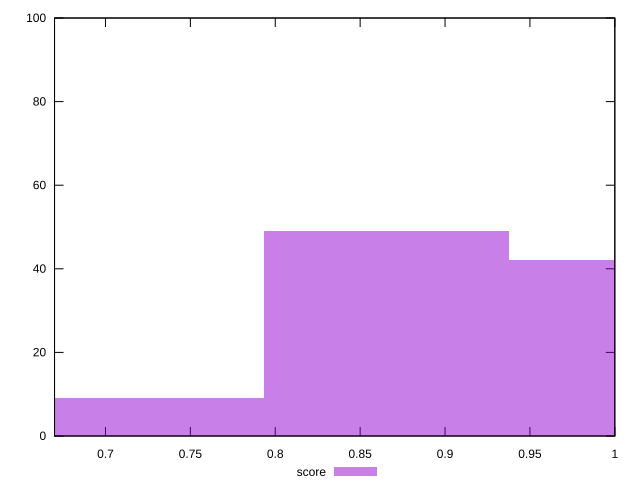

Write the gnuplot code that produced this figure.
reset

$score <<EOF
1.0095239536599823 42
0.8653062459942704 49
0.7210885383285587 9
EOF

set key outside below
set boxwidth 0.14421770766571174
set xrange [0.67:1]
set yrange [0:100]
set trange [0:100]
set style fill transparent solid 0.5 noborder
set terminal svg size 640, 490 enhanced background rgb 'white'
set output "report_00009_2021-02-08T22-37-41.559Z/unminified-css/samples/pages/score/histogram.svg"

plot $score title "score" with boxes

reset
